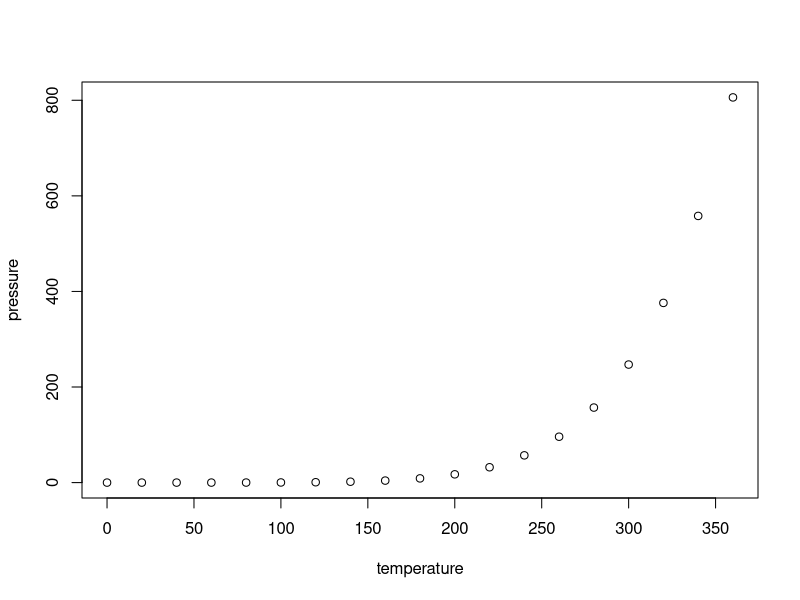
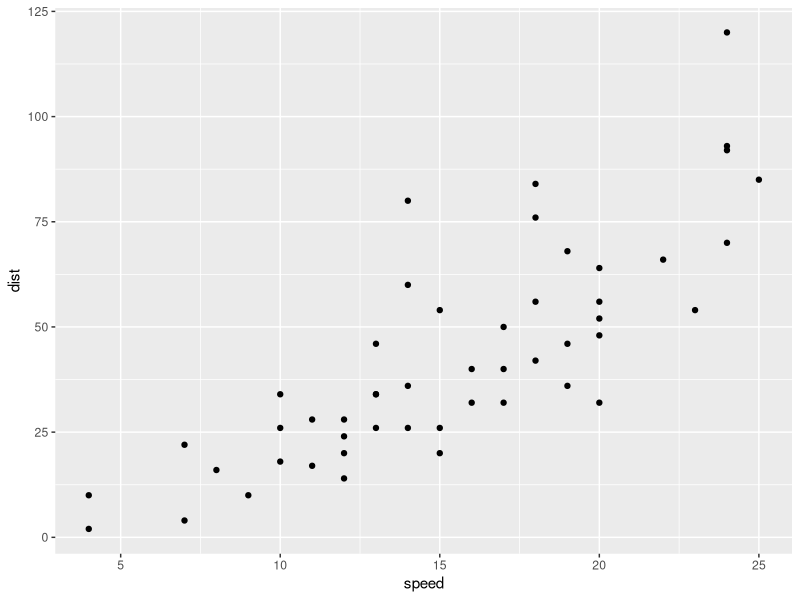

Generate these figures, in order, with R:
## ---- chunk 1
knitr::opts_chunk$set(echo = TRUE)
## ---- chunk 2
summary(cars)
## ---- chunk 3
plot(pressure)
## ---- chunk 4
install.packages("ggplot2", repos = "https://cran.rstudio.com/")
## ---- chunk 5
library(ggplot2)
ggplot(cars, aes(x = speed, y = dist)) + geom_point()
